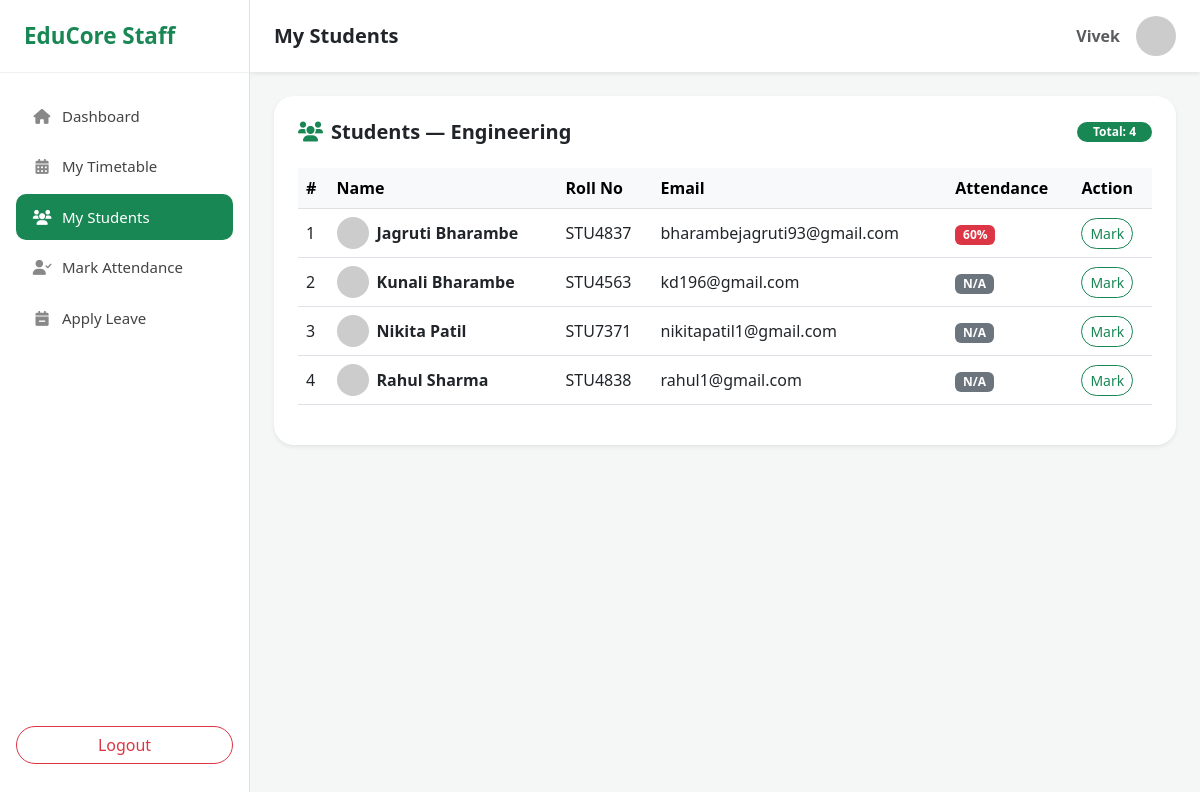
Page /staff/students/ (signed in) on the committed database.
### staff/models.py (models this page shows, shortened)
class StaffProfile(models.Model):
        user = models.OneToOneField(
        settings.AUTH_USER_MODEL,   # ← change from User or 'auth.User'
        on_delete=models.CASCADE,
        related_name='staff_profile'
    )
        staff_id = models.CharField(max_length=100, null=True, blank=True)
        department = models.CharField(max_length=100, null=True, blank=True)
        designation = models.CharField(max_length=100, null=True, blank=True)
        name = models.CharField(max_length=100, null=True, blank=True)
        mobile = models.CharField(max_length=15, null=True, blank=True)
        email = models.EmailField(null=True, blank=True)
        subject_specialization = models.CharField(max_length=100, null=True, blank=True)
        salary = models.DecimalField(max_digits=10, decimal_places=2, null=True, blank=True)
        joining_date = models.DateField(null=True, blank=True)
        leave_count = models.IntegerField(default=0)
        status = models.CharField(max_length=20, default='Active')

### accounts/models.py (models this page shows)
class CustomUser(AbstractUser):
    ADMIN = 'ADMIN'
    STUDENT = 'STUDENT'
    STAFF = 'STAFF'
    ROLE_CHOICES = [(ADMIN, 'Admin'), (STUDENT, 'Student'), (STAFF, 'Staff')]
    role = models.CharField(max_length=10, choices=ROLE_CHOICES, default=STUDENT)
    phone = models.CharField(max_length=15, blank=True, null=True)
    profile_pic = models.ImageField(upload_to='profiles/', default='default.png')
    bio = models.TextField(max_length=500, blank=True)

### dashboard/models.py (models this page shows, shortened)
class StudentProfile(models.Model):
    admin = models.ForeignKey(User, on_delete=models.CASCADE, null=True, blank=True)
    first_name = models.CharField(max_length=100)
    last_name = models.CharField(max_length=100)
    mobile_number = models.CharField(max_length=15, null=True, blank=True)
    father_name = models.CharField(max_length=100, null=True, blank=True)
    mother_name = models.CharField(max_length=100, null=True, blank=True)
    aadhar_number = models.CharField(max_length=12, null=True, blank=True)
    category = models.CharField(max_length=50, null=True, blank=True)
    marks_10th = models.DecimalField(max_digits=5, decimal_places=2, null=True, blank=True)
    marks_12th = models.DecimalField(max_digits=5, decimal_places=2, null=True, blank=True)
    marks_graduation = models.DecimalField(max_digits=5, decimal_places=2, null=True, blank=True)
    course = models.CharField(max_length=100)
    roll_no = models.CharField(max_length=100, unique=True, null=True, blank=True)
    date_of_birth = models.DateField(null=True, blank=True)
    total_classes = models.IntegerField(default=100)
    attended_classes = models.IntegerField(default=0)
    mobile = models.CharField(max_length=15)
    email = models.EmailField()
    department = models.ForeignKey(Department, on_delete=models.CASCADE)
    admission_date = models.DateField(auto_now_add=True)

### staff/views.py (the view)
# urls.py: path('students/', views.staff_students, name='staff_students'),
@login_required(login_url='/staff/login/')
def staff_students(request):
    staff = get_object_or_404(StaffStaffProfile, user=request.user)
    students = StudentProfile.objects.filter(department__department_name=staff.department)
    context = {
        'staff': staff,
        'students': students,
    }
    return render(request, 'staff/staff_students.html', context)

### college_erp/templates/staff/staff_students.html (shortened to what this page needs)
{% load static %}
<!DOCTYPE html>
<html lang="en">
<head>
    <link href="https://cdn.jsdelivr.net/npm/bootstrap@5.3.0/dist/css/bootstrap.min.css" rel="stylesheet">
    <link rel="stylesheet" href="https://cdnjs.cloudflare.com/ajax/libs/font-awesome/6.0.0/css/all.min.css">
</head>
<body>
<div id="wrapper">
    <div id="sidebar-wrapper">
        <div class="sidebar-heading">EduCore Staff</div>
        <div class="p-2 mt-2">
            <a href="{% url 'staff_dashboard' %}" class="nav-link-item">
                <i class="fas fa-home"></i> Dashboard
            </a>
            <a href="{% url 'staff_timetable' %}" class="nav-link-item">
                <i class="fas fa-calendar-alt"></i> My Timetable
            </a>
            <a href="{% url 'staff_students' %}" class="nav-link-item active">
                <i class="fas fa-users"></i> My Students
            </a>
            <a href="{% url 'staff_mark_attendance' %}" class="nav-link-item">
                <i class="fas fa-user-check"></i> Mark Attendance
            </a>
            <a href="{% url 'apply_leave' %}" class="nav-link-item">
                <i class="fas fa-calendar-minus"></i> Apply Leave
            </a>
        </div>
        <div class="p-3" style="position: absolute; bottom: 20px; width: 100%;">
            <a href="{% url 'logout' %}" class="btn btn-outline-danger w-100 rounded-pill">Logout</a>
        </div>
    </div>
    <div id="page-content-wrapper">
        <nav class="navbar navbar-light bg-white py-3 px-4 shadow-sm">
            <h5 class="mb-0 fw-bold">My Students</h5>
            <div class="ms-auto d-flex align-items-center">
                <span class="me-3 fw-bold text-muted">{{ staff.user.get_full_name }}</span>
                <img src="https://ui-avatars.com/api/?name={{ staff.user.username }}&background=198754&color=fff" class="rounded-circle" width="40">
            </div>
        </nav>
        <div class="container-fluid p-4">
            <div class="card border-0 shadow-sm p-4" style="border-radius: 20px;">
                <div class="d-flex justify-content-between align-items-center mb-4">
                    <h5 class="fw-bold mb-0"><i class="fas fa-users text-success me-2"></i>Students — {{ staff.department }}</h5>
                    <span class="badge bg-success rounded-pill px-3">Total: {{ students.count }}</span>
                </div>
                <div class="table-responsive">
                    <table class="table table-hover align-middle">
                        <thead class="table-light">
                            <tr>
                                <th>#</th>
                                <th>Name</th>
                                <th>Roll No</th>
                                <th>Email</th>
                                <th>Attendance</th>
                                <th>Action</th>
                            </tr>
                        </thead>
                        <tbody>
                            {% for student in students %}
                            <tr>
                                <td>{{ forloop.counter }}</td>
                                <td>
                                    <div class="d-flex align-items-center gap-2">
                                        <img src="https://ui-avatars.com/api/?name={{ student.first_name }}&background=0D6EFD&color=fff" class="rounded-circle" width="32">
                                        <strong>{{ student.first_name }} {{ student.last_name }}</strong>
                                    </div>
                                </td>
                                <td>{{ student.roll_no }}</td>
                                <td>{{ student.email }}</td>
                                <td>
                                    {% if student.attended_classes and student.total_classes %}
                                        {% widthratio student.attended_classes student.total_classes 100 as att_perc %}
                                        <span class="badge {% if att_perc >= 75 %}bg-success{% else %}bg-danger{% endif %}">
                                            {{ att_perc }}%
                                        </span>
                                    {% else %}
                                        <span class="badge bg-secondary">N/A</span>
                                    {% endif %}
                                </td>
                                <td>
                                    <a href="{% url 'staff_mark_attendance' %}" class="btn btn-sm btn-outline-success rounded-pill">
                                        Mark
                                    </a>
                                </td>
                            </tr>
                            {% empty %}
                            <tr>
                                <td colspan="6" class="text-center py-4 text-muted">No students found!</td>
                            </tr>
                            {% endfor %}
                        </tbody>
                    </table>
                </div>
            </div>
        </div>
    </div>
</div>
</body>
</html>

### college_erp/templates/staff/staff_students.html (style rules this page uses)
body { background-color: #f4f7f6; font-family: 'Segoe UI', sans-serif; margin: 0; }
#wrapper { display: flex; min-height: 100vh; }
#sidebar-wrapper { min-width: 250px; max-width: 250px; min-height: 100vh; background: #fff; border-right: 1px solid #e0e0e0; position: fixed; top: 0; left: 0; z-index: 100; }
#page-content-wrapper { margin-left: 250px; width: calc(100% - 250px); }
.sidebar-heading { padding: 1.2rem 1.5rem; font-size: 1.4rem; font-weight: 700; color: #198754; border-bottom: 1px solid #f0f0f0; }
.nav-link-item { display: flex; align-items: center; gap: 10px; padding: 12px 16px; margin: 4px 8px; border-radius: 10px; color: #444; text-decoration: none; font-size: 15px; transition: 0.2s; }
.nav-link-item.active { background: #198754; color: #fff; }
.nav-link-item.active i { color: #fff; }
.nav-link-item i { width: 20px; text-align: center; color: #888; }

### rows in the picture
StaffProfile: user.get_full_name "Vivek", department "Engineering"
StudentProfile: first_name "Jagruti", last_name "Bharambe", roll_no "STU4837", email "bharambejagruti93@gmail.com", attended_classes "60"
StudentProfile: first_name "Kunali", last_name "Bharambe", roll_no "STU4563", email "kd196@gmail.com", attended_classes "N/A"
StudentProfile: first_name "Nikita", last_name "Patil", roll_no "STU7371", email "nikitapatil1@gmail.com", attended_classes "N/A"
StudentProfile: first_name "Rahul", last_name "Sharma", roll_no "STU4838", email "rahul1@gmail.com", attended_classes "N/A"

### other values in the picture
{{ students.count }} "4"
